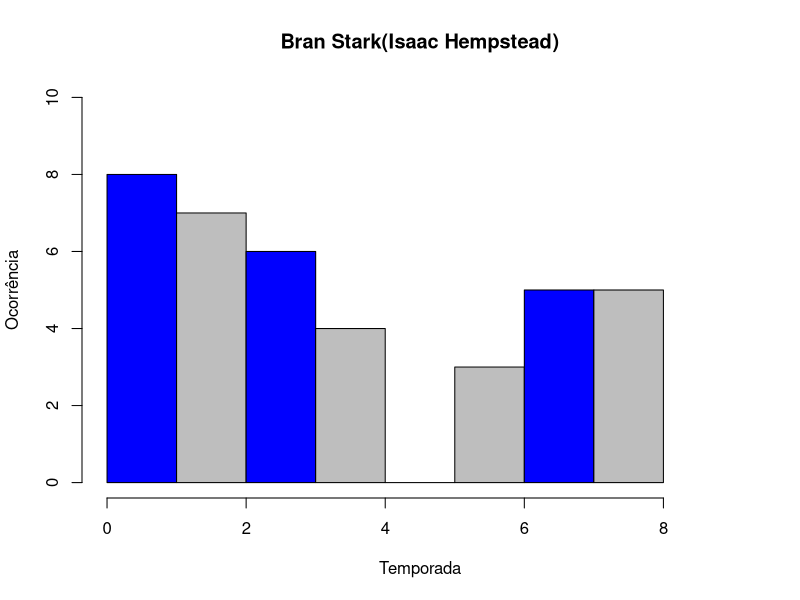

Reproduce this figure in R.
#Projeto de Estatística
#Gabriel Braz Cavalcante Silva (gbcs)
#Eduardo Guimarães Medeiros (egm3)

got = read.csv("planilha_got.csv")

moda = function(nota){
  aux = as.numeric(names(which.max(table(nota))))
  return(aux)
}

#Primeira Questão:
print(got)

#Segunda e Terceira Questão:
result1 = mean(got$Nota)
result2 = sd(got$Nota)
result3 = moda(got$Nota)
print(result1)
print(result2)
print(result3)

#Terceira Questão:
result1 = mean(got$Audiencia.Em.milhoes.)
result2 = sd(got$Audiencia.Em.milhoes.)
result3 = median(got$Audiencia.Em.milhoes.)
print(result1)
print(result2)
print(result3)

#Quarta Questâo:
nota_9 = function(){
  nome = c()
  for (i in 1:length(got$Nota)){
    if (got$Nota[i] >= 9){
      nome = c(nome, toString(got$Episodio[i]))
    }
  }
  return(nome)
}
res = nota_9()
print(res)

#Quinta Questão:
b = length(table(got$Temporada))
minimax = function(t){
  len = table(got$Temporada)
  s = 0
  m = data.frame(nm = c(), nt = c())
  if (t > 1){
    for(i in 1:(t-1)){
      s = s + as.numeric(len[i])
    }
  }
  x = s + 1
  for (i in 1:len[t]){
    m = data.frame(nm = c(as.character(m$nm), as.character(got$Episodio[x])), nt = c(m$nt, got$Nota[x]))
    x = x + 1
  }
  a = which.max(m$nt) + s
  b = which.min(m$nt) + s
  maximo = data.frame(ep_max = got$Episodio[a], nt_max = got$Nota[a])
  minimo = data.frame(ep_min = got$Episodio[b], nt_min = got$Nota[b])
  resp = data.frame(minimo, maximo)
  return(resp)
}

notas = function(){
  ep = c()
  nt = c()
  te = c()
  for (i in 1:b) {
    aux = minimax(i)
    ep = c(ep, toString(aux$ep_min), toString(aux$ep_max))
    nt = c(nt, aux$nt_min, aux$nt_max)
    te = c(te, i, i)
  }
  resp = data.frame(TÍTULO = ep, NOTA = nt, TEMPORADA = te)
  return(resp)
}

res = notas()
print(res)

#Sexta Questão:
desivo_padrao = function(){
  c = length(got$Temporada)
  t = 1
  dp = c()
  au = c()
  for (i in 1:c){
    if (got$Temporada[i] == t){
      au = c(au, got$Audiencia.Em.milhoes.[i])
    }else {
      dpt = sd(au)
      dp = c(dp, dpt)
      t = t + 1
      au = c(got$Audiencia.Em.milhoes.[i])
    }
  }
  return(which.min(dp))
}
res = desivo_padrao()
print(res)


#Sétima Questão
personagem = function(nome){
  c = length(got$Temporada)
  m = c()
  for (i in 1:c){
    a = got$Personagens[i]
    p = unlist(strsplit(as.character(a), ","))
    if(any(p == nome)) {
      m = c(m, got$Nota[i])
    }
  }
  me = mean(m)
  return(me)
}
nome = "Brienne of Tarth(Gwendoline Christie)"
res = personagem(nome)
print(res)


#Oitava Questão:
unico_episodio = function(t){
  len = table(got$Temporada)
  s = 1
  if (t > 1){
    for(i in 1:(t-1)){
      s = s + as.numeric(len[i])
    }
  }
  p = c()
  for (i in 1:len[t]){
    a = got$Personagens[s]
    au = unlist(strsplit(as.character(a), ","))
    p = c(p, au)
    s = s + 1
  }
  g = table(p)
  p= c()
  for(i in 1:length(g)) {
    if (g[i] == 1){
      p = c(p, names(g[i]))
    }
  }
  return(p)
}

t = 4
res = unico_episodio(t)
print(res)


#Nona Questão:
histograma = function(nome) {
  c = length(got$Temporada)
  t = 1
  i = 1
  qq = c()
  while (i <= c){
    if (got$Temporada[i] == t){
      a = got$Personagens[i]
      au = unlist(strsplit(as.character(a), ","))
      if (any(au == nome)){
        qq = c(qq, t)
      }
      i = i + 1
    }else {
      t = t + 1
    }
  }
  brk = c(0, 1, 2, 3, 4, 5, 6, 7, 8)
  color = c("blue", "gray")
  xl = "Temporada"
  yl = "Ocorrência"
  graph = hist(qq, main = nome, xlab = xl, ylab = yl, xlim = c(0, 9), ylim = c(0, 10), right = TRUE, breaks = brk, col = color, border = "black")
} 
#Cersei Lannister(Lena Headey)
#Bran Stark(Isaac Hempstead)
#"Eddard 'Ned' Stark(Sean Bean)"
nome = "Bran Stark(Isaac Hempstead)"
histograma(nome)
